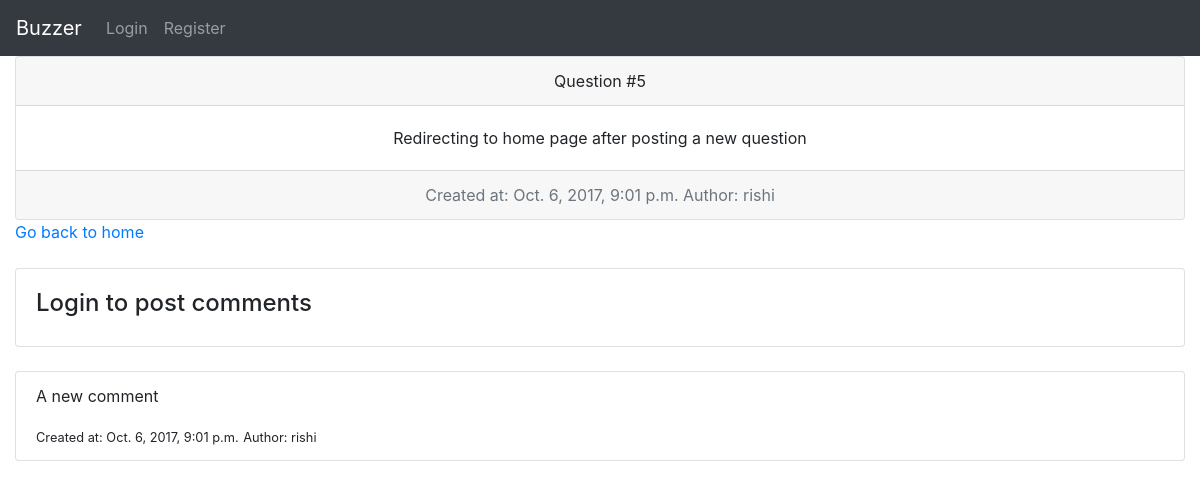
The page /5 on the database its author committed.
### myapp/models.py (models this page shows, shortened)
class Question(models.Model):
	question_text = models.TextField()
	created_at = models.DateTimeField(default = timezone.now())
	author = models.ForeignKey('auth.User')

class Comment(models.Model):
	question = models.ForeignKey('myapp.Question', related_name='comments')
	comment_text = models.TextField()
	created_at = models.DateTimeField(default=timezone.now())
	author = models.ForeignKey('auth.User')

### myapp/views.py (the view, shortened to what this page needs)
# urls.py: url(r"^(?P<question_id>[0-9]+)", views.page, name = 'page'),
def page(request, question_id):
	question = Question.objects.get(pk = question_id)
	return render(request, 'page.html', { 'question': question, 'user': request.user })

### myapp/templates/page.html (shortened to what this page needs)
<!DOCTYPE html>
<html>
<head>
	<link rel="stylesheet" href="https://maxcdn.bootstrapcdn.com/bootstrap/4.0.0-beta/css/bootstrap.min.css">
</head>
<body>
	<nav class="navbar navbar-expand-lg navbar-dark bg-dark">
		<a class="navbar-brand" href="{% url 'home' %}">Buzzer</a>
		<div class="collapse navbar-collapse" id="navbarNavAltMarkup">
			<div class="navbar-nav">
				{% if user.is_authenticated %}
					<a class="nav-item nav-link" href="{% url 'profile' %}">My profile</a>
					<a class="nav-item nav-link" href="{% url 'logout' %}">Logout</a>
				{% else %}
					<a class="nav-item nav-link" href="{% url 'login' %}">Login</a>
					<a class="nav-item nav-link" href="{% url 'register' %}">Register</a>
				{% endif %}
			</div>
		</div>
	</nav>
	<div class="container-fluid">
		<div class="card text-center">
			<div class="card-header">
				Question #{{ question.pk }}
			</div>
			<div class="card-body">
				<p class="card-text">{{ question.question_text }}</p>
			</div>
			<div class="card-footer text-muted">
			  Created at: {{ question.created_at }}
			  Author: {{ question.author }}
			</div>
		</div>
		<a href="{% url 'home' %}">Go back to home</a>
		<br />
		<br />
		<div class="card">
            <div class="card-body">
				{% if user.is_authenticated %}
                <form action="" method="POST">
                    {% csrf_token %}
                    <div class="form-group">
                        <label>New Comment:</label>
                        <textarea class="form-control" name="comment_text" placeholder="Enter your comment here" rows="2">
                        </textarea>
                    </div>
                    <button type="submit" class="btn btn-dark">Submit</button>
                </form>
				{% else %}
				<h4>Login to post comments</h4>
				{% endif %}
            </div>
        </div>
		<br />
		<ul class="list-group">
			{% for comment in question.comments.all %}
				<li class="list-group-item">
					<div>
						<p>{{ comment.comment_text }}</p>
						<small>Created at: {{ comment.created_at }}</small>
						<small>Author: {{ comment.author }}</small>
					</div>
				</li>
			{% endfor %}
		</ul>
	</div>
</body>
</html>

### rows shown on the page
Question: pk "5", question_text "Redirecting to home page after posting a new question", created_at "Oct. 6, 2017, 9:01 p.m.", author "rishi"
Comment: comment_text "A new comment", created_at "Oct. 6, 2017, 9:01 p.m.", author "rishi"
